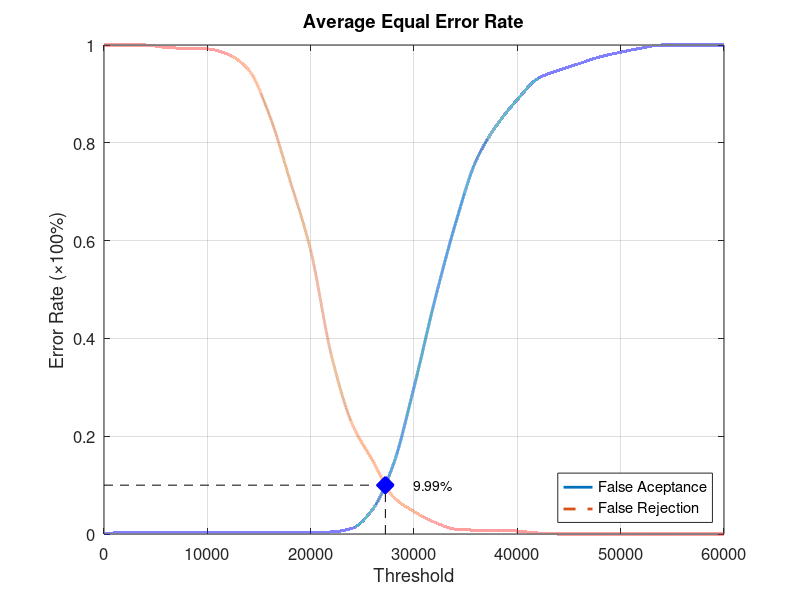
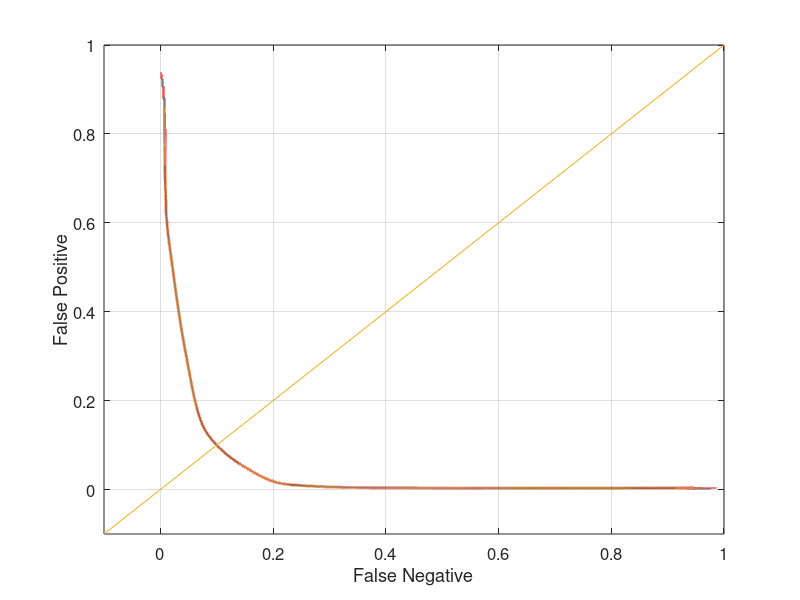

The MATLAB source for these figures, in order:
function yEER = Database3Average
close all;
clear;
clc;
x = 0:2000:60000;
xq = 0:0.5:60000;

y0 = [0 0.0031579 0.0031579 0.0031579 0.0031579 0.0031579 0.0031579 0.0031579 0.0031579 0.0031579 0.0031579 0.00421053 0.0115789 0.0505263 0.142105 0.3 0.476842 0.633684 0.763158 0.83579 0.888421 0.931579 0.948421 0.962105 0.975789 0.985263 0.993684 1 1 1 1];
yy0 = interp1(x, y0, xq, 'pchip');
y1 = [1 1 1 0.995 0.993 0.992 0.981 0.949 0.857 0.723 0.58 0.366 0.226 0.15 0.076 0.046 0.024 0.01 0.008 0.008 0.006 0.002 0 0 0 0 0 0 0 0 0];
yy1 = interp1(x, y1, xq, 'pchip');

% Calculating EER: 
y2 = abs(y0 - y1);
find(y2 == min(y2))
yy2 = abs(yy0 - yy1);
xEER = find(yy2 == min(yy2));
xEERIndex = xq(xEER) % X-axis EER
yEER = yy0(xEER) % Y-axis EER

main = figure
plot(xq, yy0,'-','LineWidth', 2);	hold on
plot(xq, yy1,'--','LineWidth', 2);	hold on
plot([xEERIndex xEERIndex], [0 yEER], 'k--');	hold on
plot([0 xEERIndex], [yEER yEER], 'k--');	hold on
plot(xEERIndex, yEER, 'bx', 'LineWidth', 10);	hold on
text(xEERIndex + 10 * xEERIndex / 100, yEER, [num2str(round((10000 * yEER)) / 100) '%'])
legend('False Aceptance', 'False Rejection', 'Location', 'SouthEast')
xlabel('Threshold')
ylabel('Error Rate (\times100%)')
title('Average Equal Error Rate')
set(gca, 'FontSize', 12)
axis([0 60000 0 1])
grid on

print(main, 'Database3AverageMain', '-dpng');
FNRxFPR = figure('Color', [1 1 1]);
plot(yy1, yy0, '-', yy1, yy0, 'LineWidth', 2);
hold on
y = -0.1:0.1:1
plot(y, y); 
set(gca, 'FontSize', 12)
xlabel('False Negative')
ylabel('False Positive')
axis([-0.1 1 -0.1 1])
set(gca, 'FontSize', 12)
grid on

print(FNRxFPR, 'Database3AverageFNRxFPR','-dpng');
end
